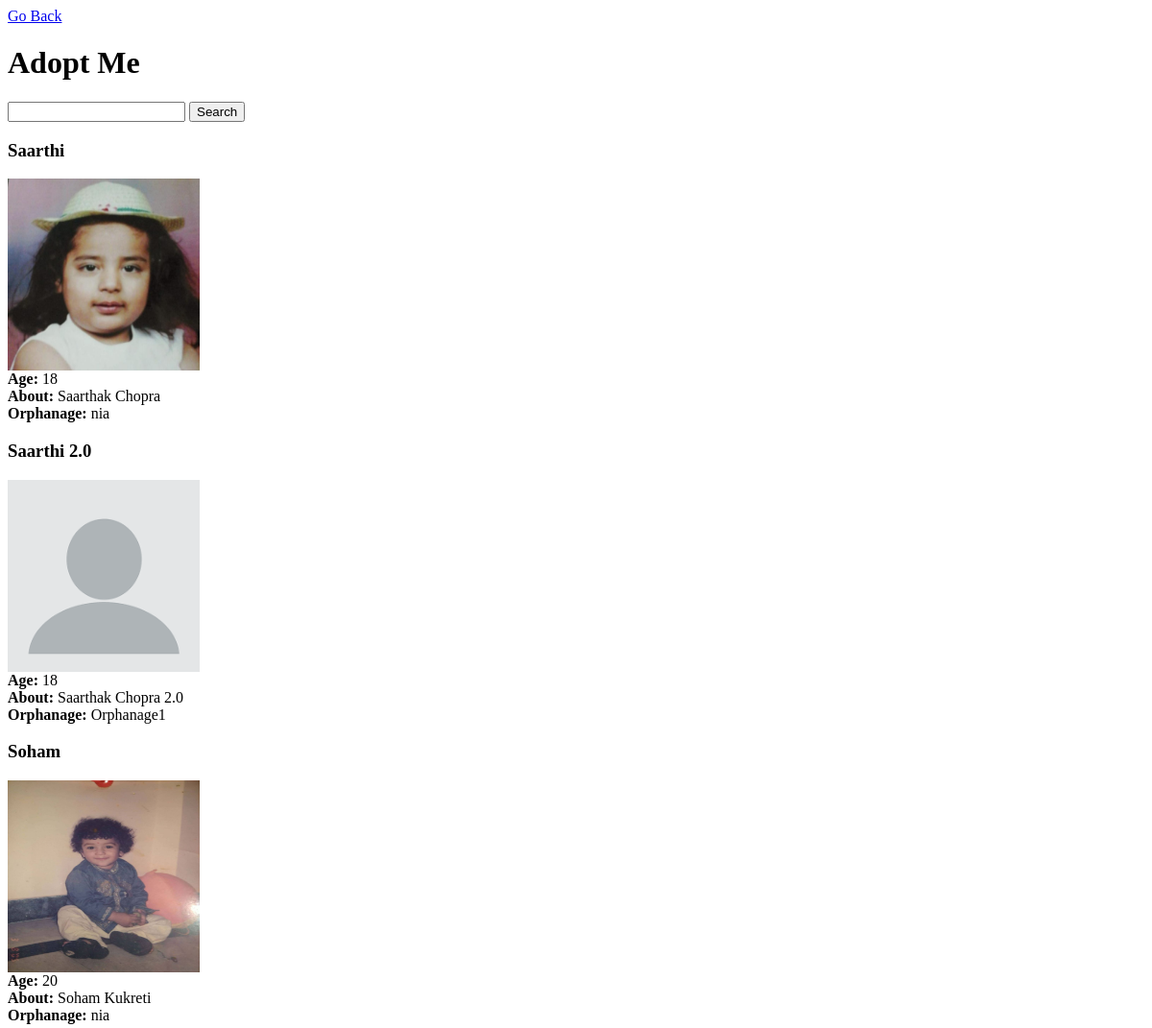
The app's page /Adopt-me/ (upper part), older data.
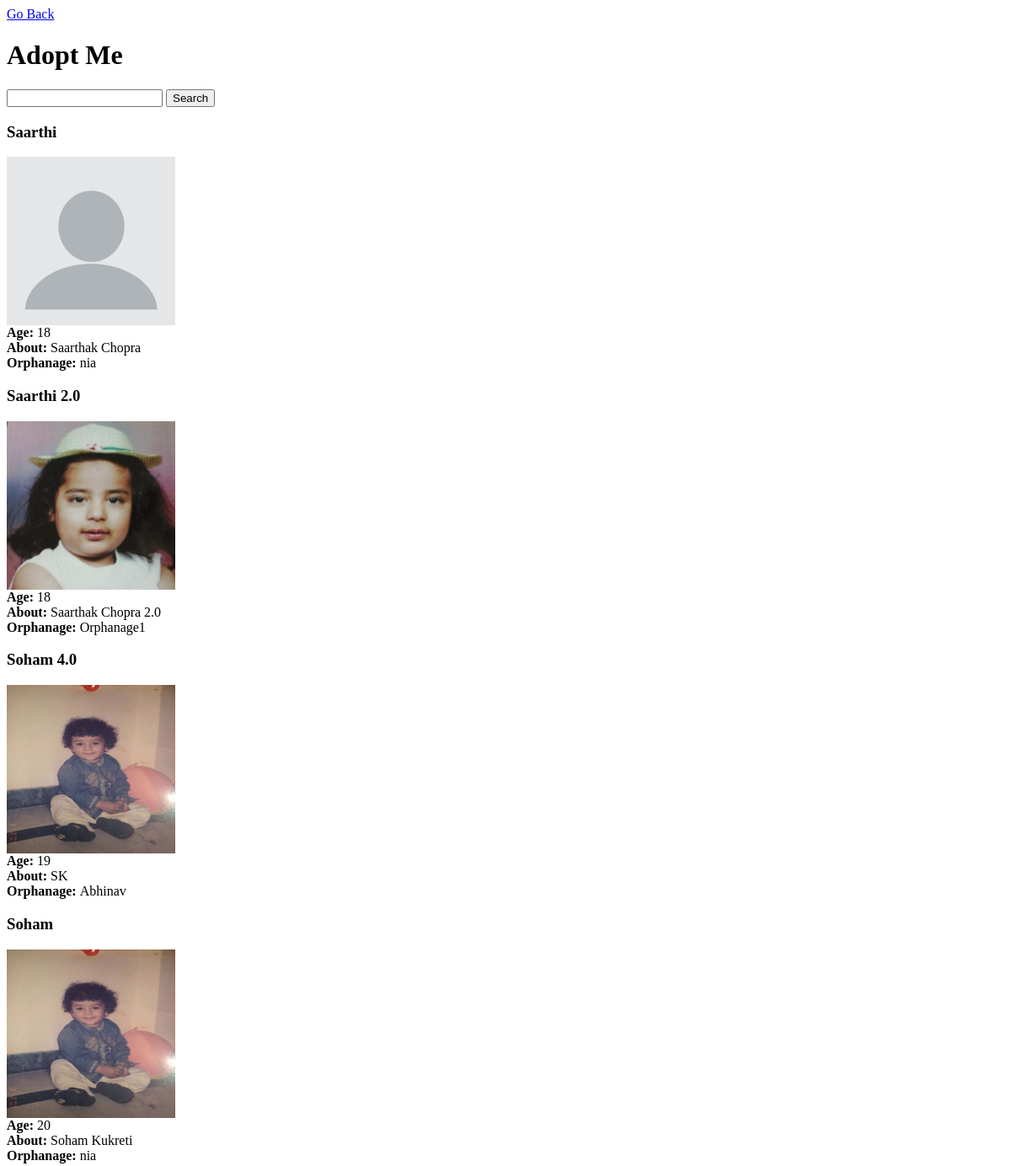
The same page, newer data.
### main/models.py (models this page shows, shortened)
class Orphan(models.Model):
    orphanage = models.ForeignKey(User,on_delete=models.CASCADE,null=True,blank=True)
    child_image = models.ImageField(null=True,blank=True,upload_to="images/")
    name = models.CharField(max_length=200)
    description = models.TextField(null=True,blank=True)
    age = models.CharField(max_length=2)
    joined = models.DateField(auto_now_add=True)
    class Meta:
        ordering = ['age']

### main/views.py (the view)
# urls.py: path('Adopt-me/',views.AdoptMe.as_view(),name='AdoptMe'),
class AdoptMe(ListView):
    model = Orphan
    template_name = 'main/AdoptMe.html'
    context_object_name = 'Orphans'
    def get_context_data(self, **kwargs):
        context = super().get_context_data(**kwargs)
        search_input = self.request.GET.get('search-area') or ''
        if search_input:
            context['Orphans'] = context['Orphans'].filter(age__icontains=search_input)
        context['search_input']=search_input
        return context

### main/templates/main/AdoptMe.html
<a href="{% url 'landingPage' %}">Go Back</a>
<h1>Adopt Me</h1>
<form method="GET">
    <input type="text" name="search-area" value="{{search_input}}">
    <input type="submit" value="Search">
</form>
{% for orphan in Orphans %}
    <div>
        <h3>{{orphan.name}}</h3>
        {% if orphan.child_image %}
            <img src="{{orphan.child_image.url}}" width="200px" height="200px">
        {% else %}
            <img src="/static/assets/images/noUser.png" width="200px" height="200px">
        {% endif %}
        <br>
        <b>Age: </b>{{orphan.age}}<br>
        <b>About: </b>{{orphan.description}}<br>
        <b>Orphanage: </b>{{orphan.orphanage}}<br>
    </div>
{% endfor %}

Row changes from the older to the newer data that the page shows:
changed Orphan "Saarthi": child_image: picture removed
changed Orphan "Saarthi 2.0": child_image: picture added
added Orphan: name "Soham 4.0", child_image (picture), age "19", description "SK", orphanage "Abhinav"
